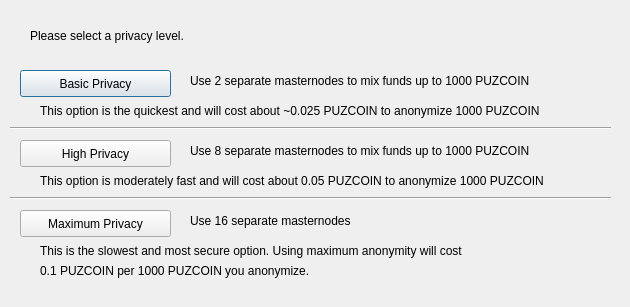
<?xml version="1.0" encoding="UTF-8"?>
<ui version="4.0">
 <class>DarksendConfig</class>
 <widget class="QDialog" name="DarksendConfig">
  <property name="geometry">
   <rect>
    <x>0</x>
    <y>0</y>
    <width>630</width>
    <height>307</height>
   </rect>
  </property>
  <property name="windowTitle">
   <string>Configure PrivateSend</string>
  </property>
  <widget class="QPushButton" name="buttonBasic">
   <property name="geometry">
    <rect>
     <x>20</x>
     <y>70</y>
     <width>151</width>
     <height>27</height>
    </rect>
   </property>
   <property name="text">
    <string>Basic Privacy</string>
   </property>
  </widget>
  <widget class="QPushButton" name="buttonHigh">
   <property name="geometry">
    <rect>
     <x>20</x>
     <y>140</y>
     <width>151</width>
     <height>27</height>
    </rect>
   </property>
   <property name="text">
    <string>High Privacy</string>
   </property>
  </widget>
  <widget class="QPushButton" name="buttonMax">
   <property name="geometry">
    <rect>
     <x>20</x>
     <y>210</y>
     <width>151</width>
     <height>27</height>
    </rect>
   </property>
   <property name="text">
    <string>Maximum Privacy</string>
   </property>
  </widget>
  <widget class="QLabel" name="label">
   <property name="geometry">
    <rect>
     <x>30</x>
     <y>20</y>
     <width>571</width>
     <height>31</height>
    </rect>
   </property>
   <property name="text">
    <string>Please select a privacy level.</string>
   </property>
  </widget>
  <widget class="QLabel" name="label_2">
   <property name="geometry">
    <rect>
     <x>190</x>
     <y>70</y>
     <width>421</width>
     <height>21</height>
    </rect>
   </property>
   <property name="text">
    <string>Use 2 separate masternodes to mix funds up to 1000 PUZCOIN</string>
   </property>
  </widget>
  <widget class="QLabel" name="label_3">
   <property name="geometry">
    <rect>
     <x>190</x>
     <y>140</y>
     <width>411</width>
     <height>21</height>
    </rect>
   </property>
   <property name="text">
    <string>Use 8 separate masternodes to mix funds up to 1000 PUZCOIN</string>
   </property>
  </widget>
  <widget class="QLabel" name="label_4">
   <property name="geometry">
    <rect>
     <x>190</x>
     <y>210</y>
     <width>421</width>
     <height>21</height>
    </rect>
   </property>
   <property name="text">
    <string>Use 16 separate masternodes</string>
   </property>
  </widget>
  <widget class="QLabel" name="label_6">
   <property name="geometry">
    <rect>
     <x>40</x>
     <y>100</y>
     <width>561</width>
     <height>21</height>
    </rect>
   </property>
   <property name="text">
    <string>This option is the quickest and will cost about ~0.025 PUZCOIN to anonymize 1000 PUZCOIN</string>
   </property>
  </widget>
  <widget class="QLabel" name="label_7">
   <property name="geometry">
    <rect>
     <x>40</x>
     <y>170</y>
     <width>561</width>
     <height>21</height>
    </rect>
   </property>
   <property name="text">
    <string>This option is moderately fast and will cost about 0.05 PUZCOIN to anonymize 1000 PUZCOIN</string>
   </property>
  </widget>
  <widget class="QLabel" name="label_8">
   <property name="geometry">
    <rect>
     <x>40</x>
     <y>240</y>
     <width>561</width>
     <height>21</height>
    </rect>
   </property>
   <property name="text">
    <string>This is the slowest and most secure option. Using maximum anonymity will cost</string>
   </property>
  </widget>
  <widget class="QLabel" name="label_9">
   <property name="geometry">
    <rect>
     <x>40</x>
     <y>260</y>
     <width>561</width>
     <height>21</height>
    </rect>
   </property>
   <property name="text">
    <string>0.1 PUZCOIN per 1000 PUZCOIN you anonymize.</string>
   </property>
  </widget>
  <widget class="Line" name="line">
   <property name="geometry">
    <rect>
     <x>10</x>
     <y>120</y>
     <width>601</width>
     <height>16</height>
    </rect>
   </property>
   <property name="orientation">
    <enum>Qt::Horizontal</enum>
   </property>
  </widget>
  <widget class="Line" name="line_2">
   <property name="geometry">
    <rect>
     <x>10</x>
     <y>190</y>
     <width>601</width>
     <height>16</height>
    </rect>
   </property>
   <property name="orientation">
    <enum>Qt::Horizontal</enum>
   </property>
  </widget>
 </widget>
 <resources/>
 <connections/>
</ui>
